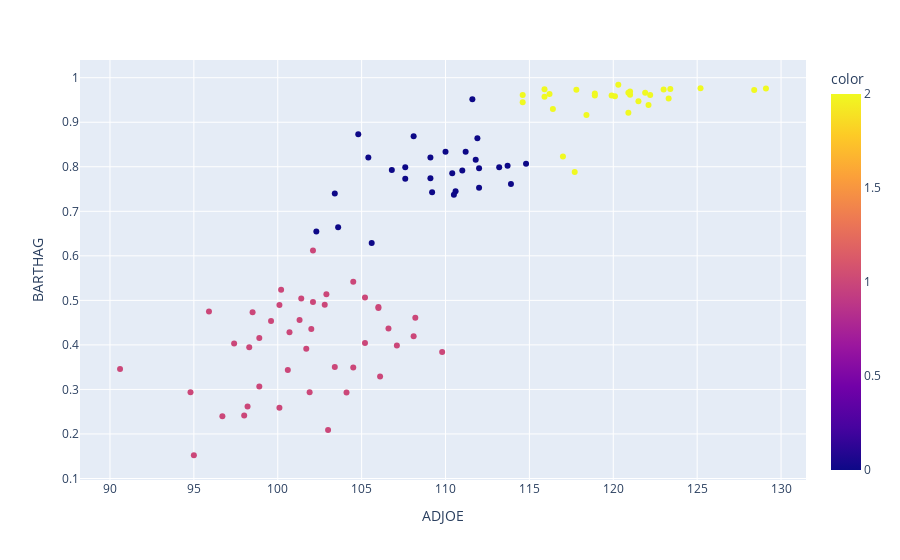

The notebook cell saved with this chart:
### Markdown cell above
And the results look great! One intended cluster was split into 2, but perhaps this provides extra information. Now, let's take a look at the same data for K-means.

### Code cell
from sklearn.cluster import KMeans

# generate some sample data
np.random.seed(123)
X = df2.loc[:, ['ADJOE', 'BARTHAG']]

from sklearn.preprocessing import StandardScaler
scaler = StandardScaler()
X_standardized = scaler.fit_transform(X)
X_standardized_df = pd.DataFrame(X_standardized, columns=X.columns)

# fit KMeans clustering model
kmeans = KMeans(n_clusters=3)
kmeans.fit(X_standardized_df)
labels = kmeans.predict(X_standardized_df)

# create a scatter plot of the data colored by the cluster labels
fig = px.scatter(df2, x='ADJOE', y='BARTHAG', color=labels, hover_data=['TEAM'])
fig.show()

### Figure 1 — Plotly figure (JSON) as saved in the notebook; plotly's stock layout.template omitted (floating-point values rounded to 4 significant figures)
{"data": [{"customdata": [["North Carolina"], ["Wisconsin"], ["Gonzaga"], ["Duke"], ["Virginia"], ["North Carolina"], ["Villanova"], ["Louisville"], ["Virginia"], ["Duke"], ["Kansas"], ["Kansas"], ["Oregon"], ["Gonzaga"], ["Arizona"], ["Kansas"], ["Kentucky"], ["Florida"], ["UMBC"], ["Villanova"], ["Villanova"], ["Xavier"], ["Liberty"], ["Middle Tennessee"], ["Yale"], ["Murray St."], ["Arkansas Little Rock"], ["Wichita St."], ["Harvard"], ["North Dakota St."], ["Stephen F. Austin"], ["Gonzaga"], ["California"], ["Mississippi"], ["Davidson"], ["Virginia"], ["Florida Gulf Coast"], ["Coastal Carolina"], ["Radford"], ["Gardner Webb"], ["UC Davis"], ["UNC Wilmington"], ["Princeton"], ["Penn"], ["Iona"], ["Buffalo"], ["Hampton"], ["Hampton"], ["Wyoming"], ["Nevada"], ["Robert Morris"], ["Mount St. Mary's"], ["Fairleigh Dickinson"], ["Austin Peay"], ["Murray St."], ["Lafayette"], ["Holy Cross"], ["Wofford"], ["Chattanooga"], ["Stephen F. Austin"], ["South Dakota St."], ["South Dakota St."], ["South Dakota St."], ["North Dakota St."], ["Texas Southern"], ["Texas Southern"], ["New Mexico St."], ["New Mexico St."], ["North Carolina St."], ["Albany"], ["Cal Poly"], ["Coastal Carolina"], ["Weber St."], ["Akron"], ["Western Kentucky"], ["North Carolina A&T"], ["Southern"], ["James Madison"], ["North Florida"], ["Manhattan"], ["North Carolina Central"], ["North Carolina Central"], ["North Carolina Central"], ["Fairleigh Dickinson"], ["LIU Brooklyn"], ["New Orleans"], ["Southern"], ["Prairie View A&M"], ["Xavier"], ["Mount St. Mary's"], ["Texas Southern"], ["LIU Brooklyn"], ["Liberty"], ["North Carolina"], ["Oregon"], ["Virginia"], ["Indiana"], ["Kansas"], ["Oregon"]], "hovertemplate": "ADJOE=%{x}<br>BARTHAG=%{y}<br>TEAM=%{customdata[0]}<br>color=%{marker.color}<extra></extra>", "legendgroup": "", "marker": {"color": [2, 2, 2, 2, 2, 2, 2, 2, 2, 2, 2, 2, 2, 2, 2, 2, 2, 2, 1, 2, 2, 2, 0, 0, 0, 0, 0, 2, 0, 0, 0, 2, 0, 0, 2, 2, 1, 1, 1, 1, 1, 2, 0, 0, 1, 0, 1, 1, 1, 0, 1, 1, 1, 1, 0, 1, 1, 0, 0, 0, 0, 1, 0, 1, 1, 1, 0, 0, 0, 1, 1, 1, 1, 0, 1, 1, 1, 1, 1, 1, 1, 1, 1, 1, 1, 1, 1, 1, 0, 1, 1, 1, 1, 2, 0, 2, 2, 0, 0], "coloraxis": "coloraxis", "symbol": "circle"}, "mode": "markers", "name": "", "orientation": "v", "showlegend": false, "type": "scatter", "x": [123.3, 129.1, 117.8, 125.2, 123, 121, 128.4, 115.9, 119.9, 118.9, 120.9, 121.5, 118.4, 123.4, 116.2, 122.1, 120.3, 115.9, 102.1, 121.9, 122.2, 120.9, 109.2, 111.2, 109.1, 110.4, 107.6, 116.4, 111.9, 113.9, 112, 118.9, 105.4, 110, 117, 114.6, 102.9, 104.5, 101.3, 106, 97.4, 117.7, 107.6, 103.6, 105.2, 109.1, 94.8, 98.2, 102.1, 113.7, 100.7, 98.9, 104.5, 103.4, 110.6, 109.8, 96.7, 102.3, 105.6, 111, 110.5, 108.2, 113.2, 106.6, 100.6, 104.1, 106.8, 111.8, 114.8, 102.8, 102, 98.3, 106, 103.4, 100.1, 90.6, 95.9, 98.5, 105.2, 100.2, 101.4, 95, 98, 103, 101.9, 99.6, 98.9, 101.7, 112, 107.1, 106.1, 108.1, 100.1, 120.1, 108.1, 114.6, 121, 111.6, 104.8], "xaxis": "x", "y": [0.9531, 0.9758, 0.9728, 0.9764, 0.9736, 0.9615, 0.9725, 0.9743, 0.96, 0.9646, 0.9662, 0.9472, 0.9163, 0.9744, 0.9636, 0.9385, 0.9842, 0.9575, 0.4963, 0.9663, 0.9611, 0.9211, 0.7428, 0.8339, 0.8209, 0.7852, 0.7732, 0.9295, 0.8641, 0.7613, 0.7527, 0.9599, 0.8211, 0.834, 0.823, 0.9612, 0.5136, 0.5417, 0.4559, 0.4852, 0.4033, 0.7881, 0.7989, 0.6644, 0.4044, 0.7742, 0.2939, 0.2615, 0.6121, 0.8021, 0.4286, 0.4155, 0.3494, 0.3501, 0.7449, 0.3839, 0.2398, 0.6547, 0.6286, 0.7919, 0.737, 0.4612, 0.7989, 0.4369, 0.3437, 0.293, 0.7927, 0.8155, 0.8066, 0.49, 0.4356, 0.3946, 0.4831, 0.7402, 0.4895, 0.3459, 0.475, 0.4736, 0.5063, 0.5238, 0.5043, 0.1522, 0.2414, 0.209, 0.2937, 0.4538, 0.3065, 0.3911, 0.7965, 0.3986, 0.3293, 0.4195, 0.2591, 0.9582, 0.8687, 0.9449, 0.9692, 0.9514, 0.8728], "yaxis": "y"}], "layout": {"coloraxis": {"colorbar": {"title": {"text": "color"}}, "colorscale": [[0, "#0d0887"], [0.1111, "#46039f"], [0.2222, "#7201a8"], [0.3333, "#9c179e"], [0.4444, "#bd3786"], [0.5556, "#d8576b"], [0.6667, "#ed7953"], [0.7778, "#fb9f3a"], [0.8889, "#fdca26"], [1, "#f0f921"]]}, "legend": {"tracegroupgap": 0}, "margin": {"t": 60}, "xaxis": {"anchor": "y", "domain": [0, 1], "title": {"text": "ADJOE"}}, "yaxis": {"anchor": "x", "domain": [0, 1], "title": {"text": "BARTHAG"}}}}
